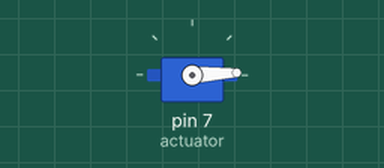
This sketch was run on a simulated Arduino Uno, built with avr-gcc and run on an emulated ATmega328P. On the bench: servo.

Above: at 0.05 s.
At 1.45 s:
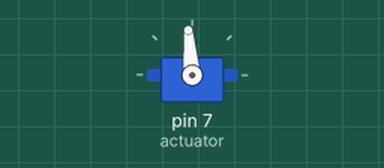
At 2.85 s:
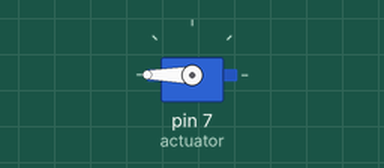
At 5.7 s:
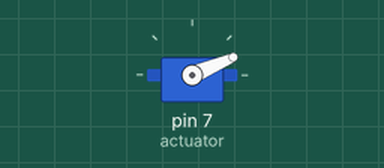
Timing chart, 0 to 7.8 s (numbered marks = the images above):
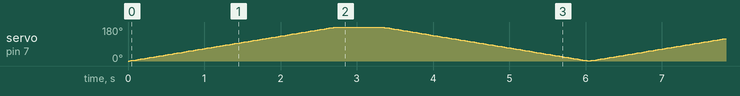

The sketch:

actuator_3pin.ino
```cpp
#include <Servo.h>
Servo actuator;
 int stroke;

void setup() {
  actuator.attach(7);
  actuator.write(stroke);
}

void loop()
{

 // scan from 0 to 180 degrees
  for(stroke = 0;stroke < 200; stroke++)
  {
    actuator.write(stroke);
    delay(15);
  }
  // now scan back from 180 to 0 degrees
  for(stroke = 200; stroke >0 ; stroke--)
  {
    actuator.write(stroke);
    delay(15);
  }
}
```
